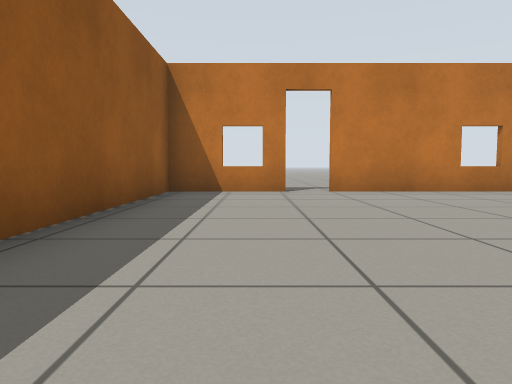
view 1 (above)

24 first-person views from a walk through a Gazebo world. The camera is 0.5 m above the floor, tilts 4° down and sees 70° across. The floor is counted in squares, 1 m on a side. Each view is taken from the middle of a square. On the plan, view 1 faces up. The plan holds only what a view shows up to about 9 squares ahead; the rest is blank.

view 2
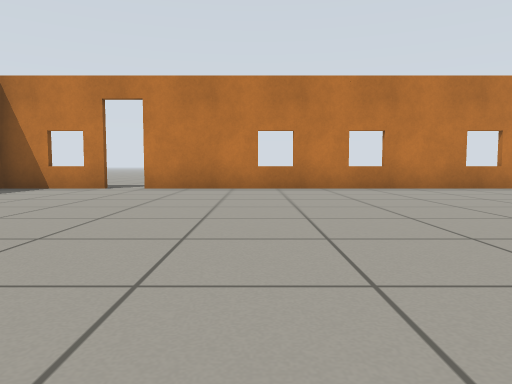

view 3
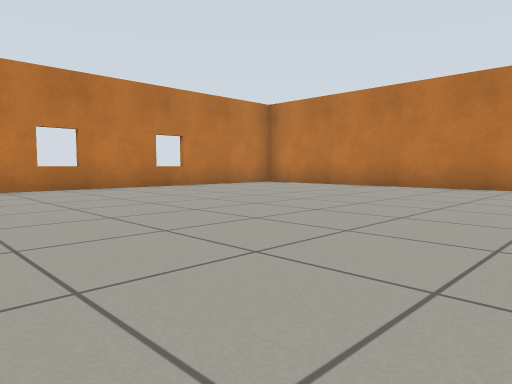

view 4
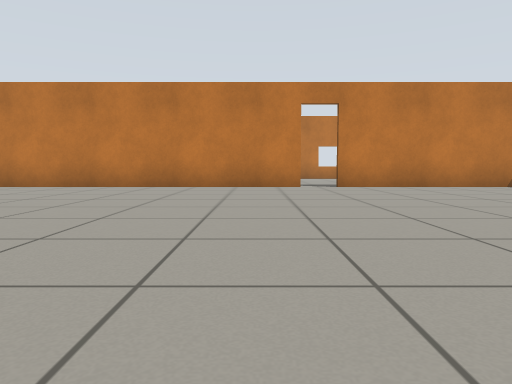

view 5
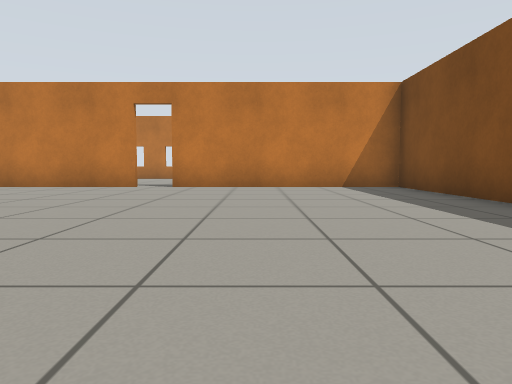

view 6
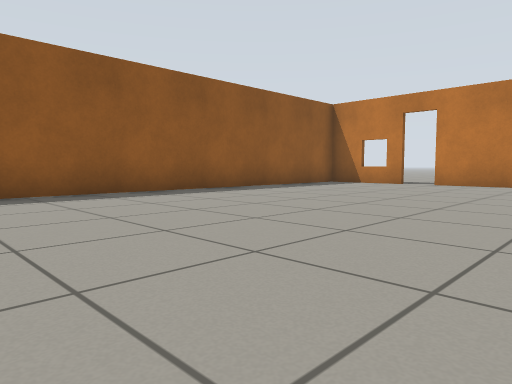

view 7
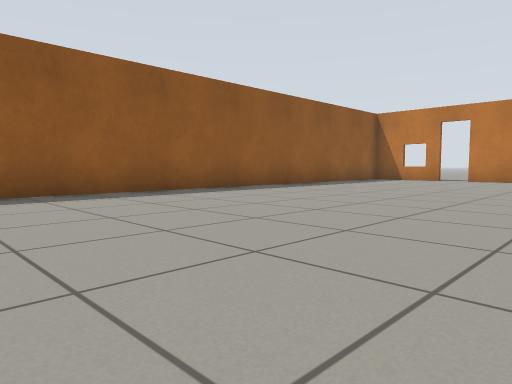

view 8
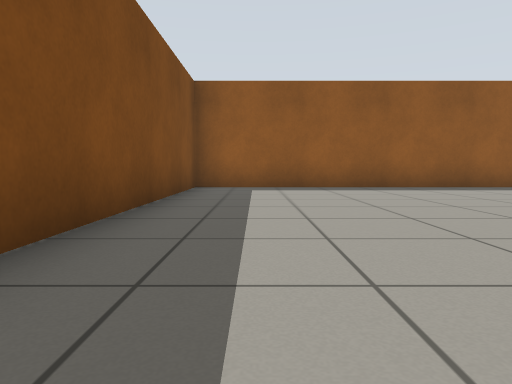

view 9
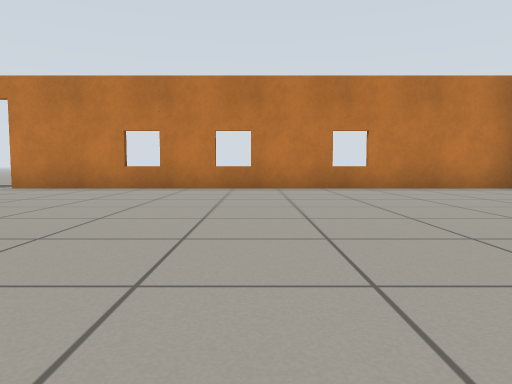

view 10
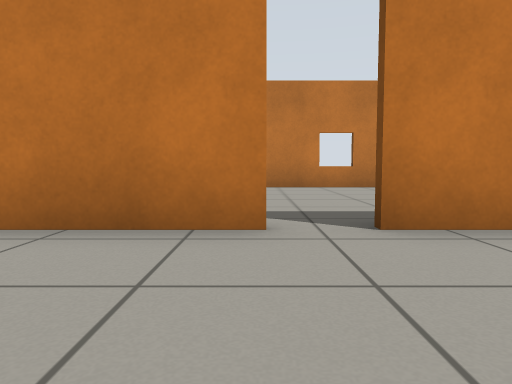

view 11
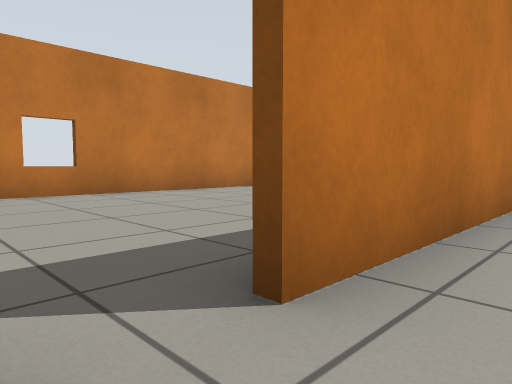

view 12
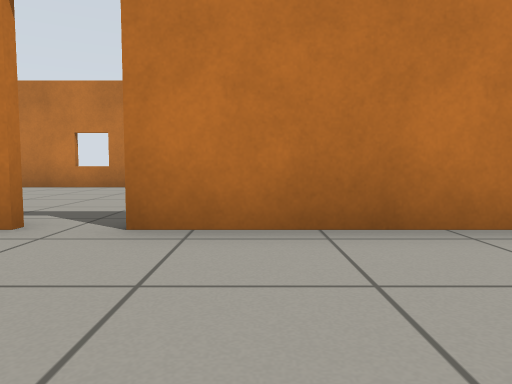

view 13
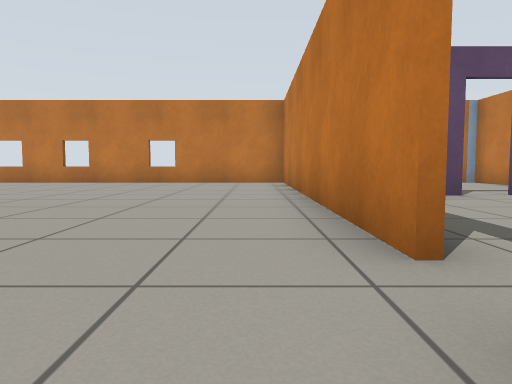

view 14
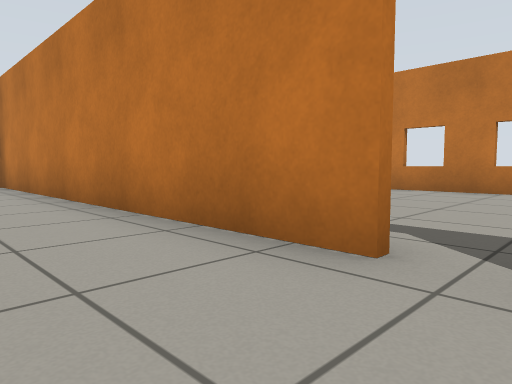

view 15
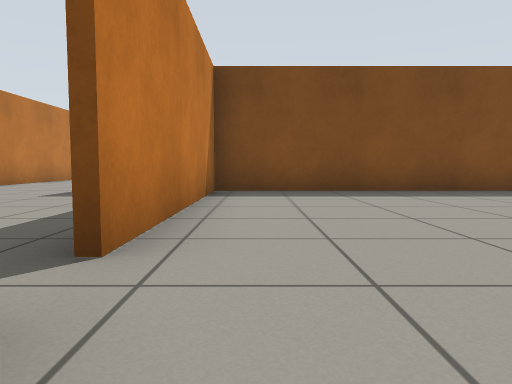

view 16
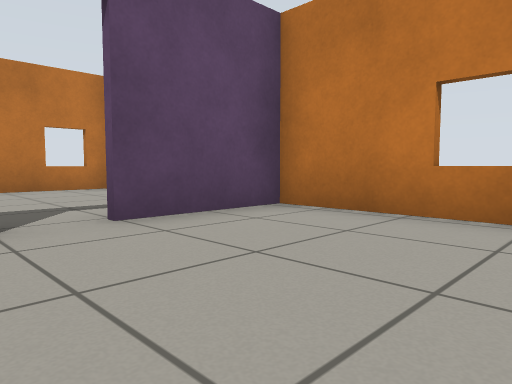

view 17
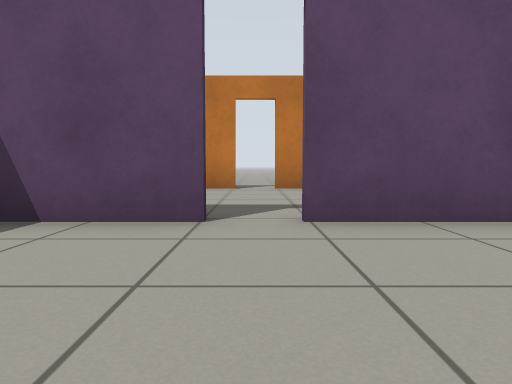

view 18
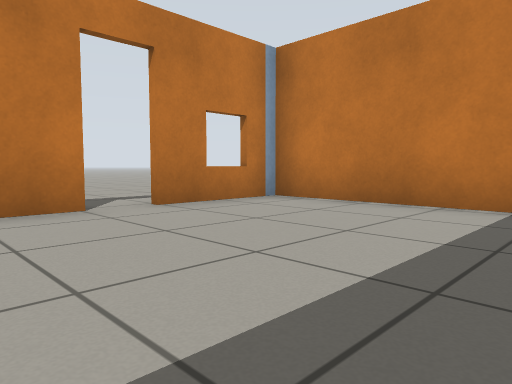

view 19
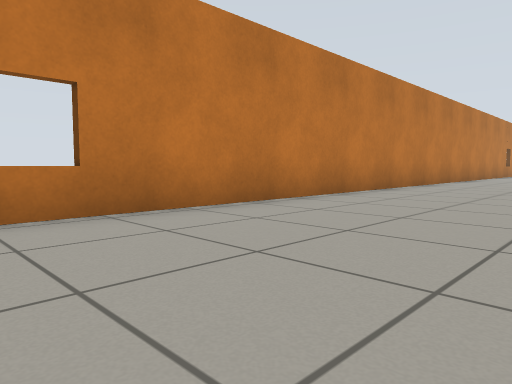

view 20
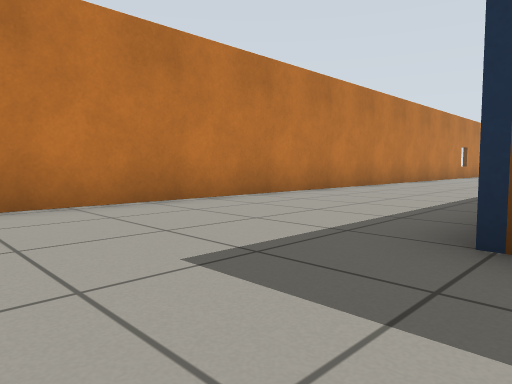

view 21
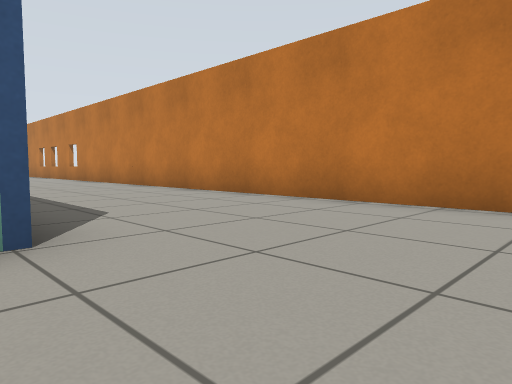

view 22
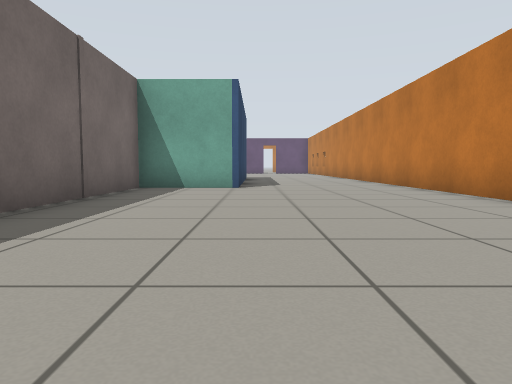

view 23
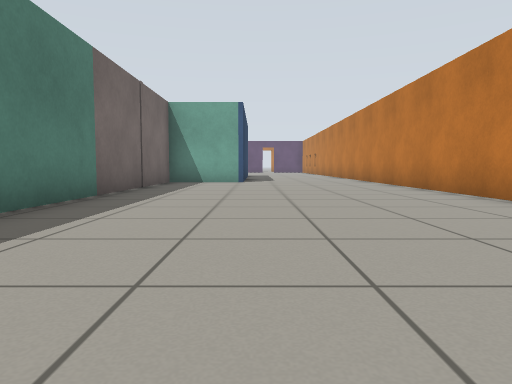

view 24
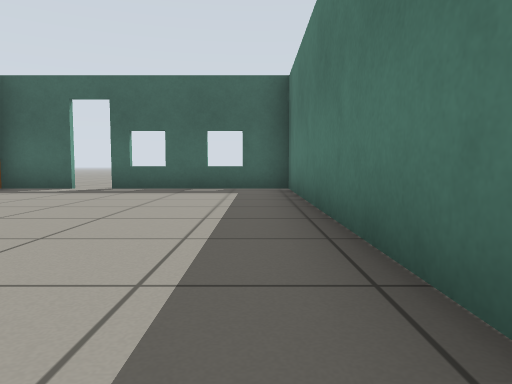

### Floor plan
Points are (right, up) in squares from view 1. A wall is a line through its corners. A room is listed if a view was taken in it or the views show most of it. See-through windows are left out.
Room 1 (views 1, 2, 3, 4, 5, 6, 7, 8, 9, 10, 11, 12, 13, 14, 15)
walls: (12.8, -2.1) (12.8, 7.2) (1.4, 7.2); (0.6, 7.2) (-1.7, 7.2) (-1.7, -8.5) (5, -8.5); (6.7, -8.5) (12.8, -8.5) (12.8, -2.9)
ways out: open door at (13, -2.5) to room 2; open door at (1, 7)
Room 2 (views 16, 17, 19, 20, 21, 22, 23, 24)
walls: (14.6, -15.5) (12.3, -15.5) (12.3, -28.2) (16.2, -28.2); (18.7, -21.8) (18.7, 2.3) (16.4, 2.3); (17.1, -28.2) (18.7, -28.2); (15.6, 2.3) (13.6, 2.3)
ways out: open door at (13, -2.5) to room 1; open door at (16, 2) to room 3; open door at (12, -21); open door at (16.5, -28)
Room 3 (view 18)
walls: (15.6, 7.2) (14.6, 7.2); (18.7, 3.8) (18.7, 7.2) (16.4, 7.2)
ways out: open door at (16, 2) to room 2; open door at (16, 7)

Positions as (right, up) in squares from view 1, and headings:
1: (0, 0), facing up
2: (4, -1), facing up
3: (4, -1), facing up-right
4: (4, -1), facing right
5: (4, -5), facing right
6: (5, -3), facing up-left
7: (5, -6), facing up-left
8: (7, -7), facing left
9: (7, -1), facing up
10: (10, -2), facing right
11: (12, -2), facing down-right
12: (10, -4), facing right
13: (12, -4), facing up
14: (11, -3), facing up-right
15: (12, -1), facing down
16: (15, -1), facing up-right
17: (16, -1), facing up
18: (14, 3), facing up-right
19: (15, -3), facing down-right
20: (14, -6), facing down-right
21: (14, -18), facing up-right
22: (15, -24), facing up
23: (15, -27), facing up
24: (13, -20), facing down
